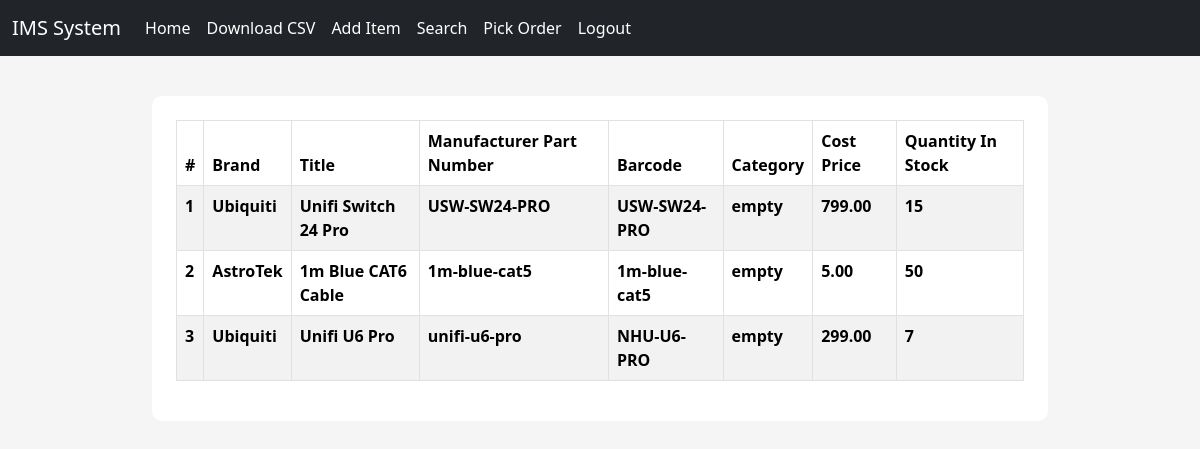
The page /inventory/ (signed in) on the database as committed earlier.
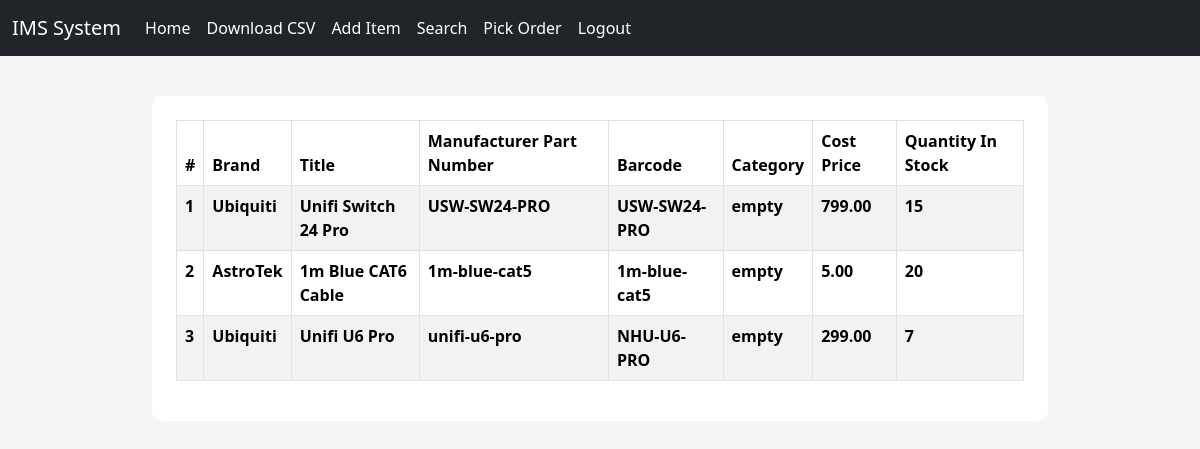
The same page on the database as committed later.
### inventory/models.py (models this page shows, shortened)
class Inventory(models.Model):
    brand = models.CharField(max_length=300, null=False, blank=False)
    title = models.CharField(max_length=300, null=False, blank=False)
    manufacturer_part_number = models.CharField(max_length=300, null=False, blank=False)
    barcode = models.CharField(max_length=300, null=False, blank=False)
    category = models.CharField(max_length=300, null=False, blank=False)
    cost_price = models.DecimalField(
        max_digits=19, decimal_places=2, null=False, blank=False
    )
    quantity_in_stock = models.IntegerField(null=False, blank=False)
    description = models.TextField(null=True, blank=True)

### inventory/views.py (the view)
# urls.py: path("", inventory_list, name="inventory_list"),
@login_required()
def inventory_list(request):
    inventories = Inventory.objects.all()
    context = {"title": "Inventory List", "inventories": inventories}
    return render(request, "inventory_list.html", context=context)

### templates/inventory_list.html
{% extends "base.html" %}
{% block content %}
<div class="content-section">
    <table class="table table-striped table-bordered table-hover">
        <thead class="thead-dark">
            <tr>
                <th scope="col">#</th>
                <th scope="col">Brand</th>
                <th scope="col">Title</th>
                <th scope="col">Manufacturer Part Number</th>
                <th scope="col">Barcode</th>
                <th scope="col">Category</th>
                <th scope="col">Cost Price</th>
                <th scope="col">Quantity In Stock</th>
            </tr>
        </thead>
        <tbody>
            {% for inventory in inventories %}
            <tr style="cursor: pointer; cursor: hand;"
                onclick="window.location= `{% url 'per_product' inventory.id %}`">
                <th scope="row">{{ forloop.counter }}</th>
                <th scope="row">{{ inventory.brand }}</th>
                <th scope="row">{{ inventory.title }}</th>
                <th scope="row">{{ inventory.manufacturer_part_number }}</th>
                <th scope="row">{{ inventory.barcode }}</th>
                <th scope="row">{{ inventory.category }}</th>
                <th scope="row">{{ inventory.cost_price }}</th>
                <th scope="row">{{ inventory.quantity_in_stock }}</th>
            </tr>
            {% endfor %}
        </tbody>
    </table>
</div>
{% endblock %}

Rows that differ between the two databases and show on the page:
changed Inventory "AstroTek": quantity_in_stock "50" → "20"
